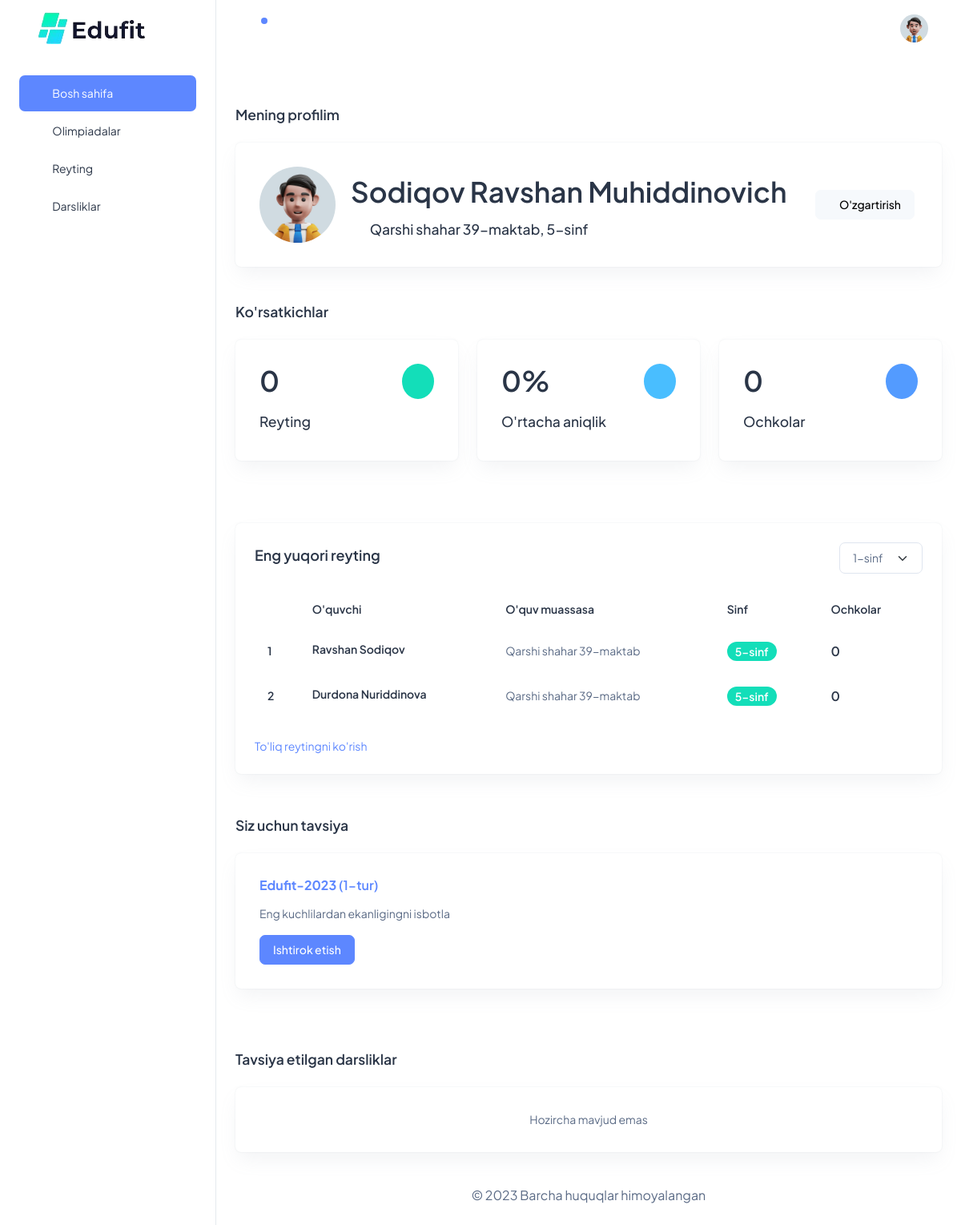
Screenshot of / (signed in) with the database file from the repository.
### user/models.py (models this page shows, shortened)
class CustomUser(AbstractUser):
    id = models.UUIDField(primary_key=True, editable=False, default=uuid.uuid4)
    third_name = models.CharField(null=True, max_length=50)
    phone = models.CharField(null=False, max_length=20)
    grade = models.ForeignKey(Grade, null=True, on_delete=models.SET_NULL)
    institution = models.ForeignKey(Institution, null=True, on_delete=models.SET_NULL)

class Institution(models.Model):
    name = models.CharField(max_length=200)

class Grade(models.Model):
    name = models.CharField(max_length=50)

### competition/models.py (models this page shows, shortened)
class Competition(models.Model):
    title = RichTextField(max_length=100, null=False, unique=True)
    subtitle = models.CharField(max_length=200, null=True)
    description = RichTextField(null=True)
    subjects = models.ManyToManyField(Subject)
    grades = models.ManyToManyField(Grade)
    start_at = models.DateTimeField(null=True)
    terminated = models.BooleanField(default=False, null=False)

### app/views.py (the view)
# urls.py: path('', views.Home, name='home')
def Home(request):
    user = CustomUser.objects.get(id=request.user.id)
    users = CustomUser.objects.filter(grade=user.grade)
    grades = Grade.objects.all()[:10]
    competitions = Competition.objects.filter(terminated=False)
    context={
        'user': user,
        'top_users': users,
        'grades': grades,
        'competitions': competitions
    }
    return render(request, 'home/authorizedHome.html', context)

### templates/home/authorizedHome.html (shortened to what this page needs)
{% extends 'layout.html' %}
{% block content %}
<!DOCTYPE html>
{% load static %}
<div class="row">
  <h5 class="fw-semibold mb-4 mt-5">Mening profilim</h5>
  <div class="col-sm-12 col-xl-12">
    <div class="card">
      <div class="card-body">
        <div class="d-sm-flex d-block align-items-center justify-content-between">
          <div class="d-sm-flex d-block align-items-center justify-content-between">
            <div>
              <img src="{% static '/assets/images/profile/user-1.jpg' %}" alt="" width="95" height="95" class="rounded-circle" style="margin-right: 19px;">
            </div>
            <div class="mb-3 mb-sm-0">
              <h1 class="fw-semibold mb-3 mt-1">{{user.last_name}} {{user.first_name}} {{user.third_name}}</h1>
              <h5 class="mb-0">
                <span style="margin-right: 7px;">
                  <i class="ti ti-school"></i>
                </span>
                {{user.institution.name}}, {{user.grade.name}}
              </h5>
            </div>
          </div>
          <div>
            <button type="button" class="btn btn-light m-1">
              <span>
                <i class="ti ti-pencil"></i>
              </span>
              O'zgartirish
            </button>
          </div>
        </div>
      </div>
    </div>
  </div>
</div>
<div class="row">
  <h5 class="fw-semibold mb-4 mt-3">Ko'rsatkichlar</h5>
  <div class="col-sm-6 col-xl-4">
    <div class="card">
      <div class="card-body">
        <div class="row alig n-items-start">
          <div class="col-8">
            <h1 class="fw-semibold mb-9">0</h1>
            <h5 class="card-titlefw-semibold">Reyting</h5>
          </div>
          <div class="col-4">
            <div class="d-flex justify-content-end">
              <div class="text-white bg-success rounded-circle p-6 d-flex align-items-center justify-content-center">
                <i class="ti ti-medal fs-6"></i>
              </div>
            </div>
          </div>
        </div>
      </div>
    </div>
  </div>
  <div class="col-sm-6 col-xl-4">
    <div class="card">
      <div class="card-body">
        <div class="row alig n-items-start">
          <div class="col-8">
            <h1 class="fw-semibold mb-9">0%</h1>
            <h5 class="card-titlefw-semibold">O'rtacha aniqlik</h5>
          </div>
          <div class="col-4">
            <div class="d-flex justify-content-end">
              <div class="text-white bg-secondary rounded-circle p-6 d-flex align-items-center justify-content-center">
                <i class="ti ti-chart-pie fs-6"></i>
              </div>
            </div>
          </div>
        </div>
      </div>
    </div>
  </div>
  <div class="col-sm-6 col-xl-4">
    <div class="card">
      <div class="card-body">
        <div class="row alig n-items-start">
          <div class="col-8">
            <h1 class="fw-semibold mb-9">0</h1>
            <h5 class="card-titlefw-semibold">Ochkolar</h5>
          </div>
          <div class="col-4">
            <div class="d-flex justify-content-end">
              <div class="text-white bg-info rounded-circle p-6 d-flex align-items-center justify-content-center">
                <i class="ti ti-checks fs-6"></i>
              </div>
            </div>
          </div>
        </div>
      </div>
    </div>
  </div>
</div>
<div class="row">
  <div class="col-lg-12 d-flex align-items-stretch">
    <div class="card w-100 mt-5">
      <div class="card-body p-4">
        <div class="d-sm-flex d-block align-items-center justify-content-between mb-9">
          <div class="mb-3 mb-sm-0">
            <h5 class="card-title fw-semibold">Eng yuqori reyting</h5>
          </div>
          {% if grades %}
          <div>
            <select class="form-select">
              {% for grade in grades %}
                <option value={{grade.id}}>{{grade.name}}</option>
              {% endfor %}
            </select>
          </div>
          {% endif %}
        </div>
        {% if top_users %}
        <div class="table-responsive mb-4">
          <table class="table text-nowrap mb-0 align-middle">
            <thead class="text-dark fs-4">
              <tr>
                <th class="border-bottom-0">
                </th>
                <th class="border-bottom-0">
                  <h6 class="fw-semibold mb-0">O'quvchi</h6>
                </th>
                <th class="border-bottom-0">
                  <h6 class="fw-semibold mb-0">O'quv muassasa</h6>
                </th>
                <th class="border-bottom-0">
                  <h6 class="fw-semibold mb-0">Sinf</h6>
                </th>
                <th class="border-bottom-0">
                  <h6 class="fw-semibold mb-0">Ochkolar</h6>
                </th>
              </tr>
            </thead>
            <tbody>
              {% for top_user in top_users %}
              <tr>
                <td class="border-bottom-0"><h6 class="fw-semibold mb-0">{{forloop.counter}}</h6></td>
                <td class="border-bottom-0">
                    <h6 class="fw-semibold mb-1">{{top_user.first_name}} {{top_user.last_name}}</h6>
                </td>
                <td class="border-bottom-0">
                  <p class="mb-0 fw-normal">{{top_user.institution.name}}</p>
                </td>
                <td class="border-bottom-0">
                  <div class="d-flex align-items-center gap-2">
                    <span class="badge bg-success rounded-3 fw-semibold">{{top_user.grade.name}}</span>
                  </div>
                </td>
                <td class="border-bottom-0">
                  <h6 class="fw-semibold mb-0 fs-4">0</h6>
                </td>
              </tr>
              {% endfor %}
            </tbody>
          </table>
        </div>
        <a href="{% url 'rating' %}">
          To'liq reytingni ko'rish
          <i class="ti ti-arrow-narrow-right"></i>
        </a>
        {% endif %}
      </div>
    </div>
  </div>
</div>
<div class="row">
  <h5 class="fw-semibold mb-4 mt-4">Siz uchun tavsiya</h5>
  <div class="col-sm-12 col-xl-12">
    {% if competitions %}
    {% for competition in competitions %}
    <div class="card">
      <div class="card-body">
        <h5 class="fw-semibold fs-4"><a href="{% url 'competition' competition.id  %}">{{competition.title|safe}}</a></h5>
        <p class="card-text">{{competition.subtitle|safe}}</p>
        <a href="{% url 'competition' competition.id  %}" class="btn btn-primary">Ishtirok etish</a>
      </div>
    </div>
    {% endfor %}
    {% endif %}
  </div>
</div>
<div class="row">
  <h5 class="fw-semibold mb-4 mt-5">Tavsiya etilgan darsliklar</h5>
  <div class="col-sm-12 col-xl-12">
    <div class="card">
      <div class="card-body">
        <p class="card-text text-center">Hozircha mavjud emas</p>
      </div>
    </div>
  </div>
</div>
{% endblock content %}

### templates/layout.html (shortened to what this page needs)
<!doctype html>
{% load static %}
<html lang="en">
<head>
  <link rel="stylesheet" href="{% static 'assets/css/styles.min.css' %}"/>
</head>
<body>
  <div class="page-wrapper" id="main-wrapper" data-layout="vertical" data-navbarbg="skin6" data-sidebartype="full"
    data-sidebar-position="fixed" data-header-position="fixed">
    <aside class="left-sidebar">
      <div>
        <div class="brand-logo d-flex align-items-center justify-content-between">
          <a href="{% url 'home' %}" class="text-nowrap logo-img">
            <img src="{% static '/assets/images/logos/logo.png' %}" width="180" alt="" />
          </a>
        </div>
        <nav class="sidebar-nav scroll-sidebar" data-simplebar="">
          <ul id="sidebarnav">
            <li class="sidebar-item mt-4">
              <a class="sidebar-link" href="{% url 'home' %}"" aria-expanded="false">
                <span>
                  <i class="ti ti-home"></i>
                </span>
                <span class="hide-menu">Bosh sahifa</span>
              </a>
            </li>
            <li class="sidebar-item">
              <a class="sidebar-link" href="{% url 'competitions' %}" aria-expanded="false">
                <span>
                  <i class="ti ti-assembly"></i>
                </span>
                <span class="hide-menu">Olimpiadalar</span>
              </a>
            </li>
            <li class="sidebar-item">
              <a class="sidebar-link" href="{% url 'rating' %}" aria-expanded="false">
                <span>
                  <i class="ti ti-flame"></i>
                </span>
                <span class="hide-menu">Reyting</span>
              </a>
            </li>
            <li class="sidebar-item">
              <a class="sidebar-link" href="https://ravshan-sodikov.gitbook.io" aria-expanded="false" target="_blank">
                <span>
                  <i class="ti ti-books"></i>
                </span>
                <span class="hide-menu">Darsliklar</span>
              </a>
            </li>
          </ul>
        </nav>
      </div>
    </aside>
    <div class="body-wrapper">
      <header class="app-header">
        <nav class="navbar navbar-expand-lg navbar-light">
          <ul class="navbar-nav">
            <li class="nav-item">
              <a class="nav-link nav-icon-hover" href="javascript:void(0)">
                <i class="ti ti-bell-ringing"></i>
                <div class="notification bg-primary rounded-circle"></div>
              </a>
            </li>
          </ul>
          <div class="navbar-collapse justify-content-end px-0" id="navbarNav">
            <ul class="navbar-nav flex-row ms-auto align-items-center justify-content-end">
              {% if user.is_authenticated %}
              <li class="nav-item dropdown">
                <a class="nav-link nav-icon-hover" href="javascript:void(0)" id="drop2" data-bs-toggle="dropdown"
                  aria-expanded="false">
                  <img src="{% static '/assets/images/profile/user-1.jpg' %}" alt="" width="35" height="35" class="rounded-circle">
                </a>
              </li>
              {% endif %}
            </ul>
          </div>
        </nav>
      </header>
      <div class="container-fluid">
        {% block content %}
	      {% endblock %}
        <div class="py-6 px-6 text-center">
          <p class="mb-0 fs-4">&copy; 2023 Barcha huquqlar himoyalangan</p>
        </div>
    </div>
    </div>
  </div>
</body>
</html>

### rows the page displays
CustomUser: last_name "Sodiqov", first_name "Ravshan", third_name "Muhiddinovich", institution.name "Qarshi shahar 39-maktab", grade.name "5-sinf"
CustomUser: first_name "Durdona", last_name "Nuriddinova", institution.name "Qarshi shahar 39-maktab", grade.name "5-sinf"
Competition: title "Edufit-2023 (1-tur)", subtitle "Eng kuchlilardan ekanligingni isbotla"

### other values shown
form field value "1-sinf"
